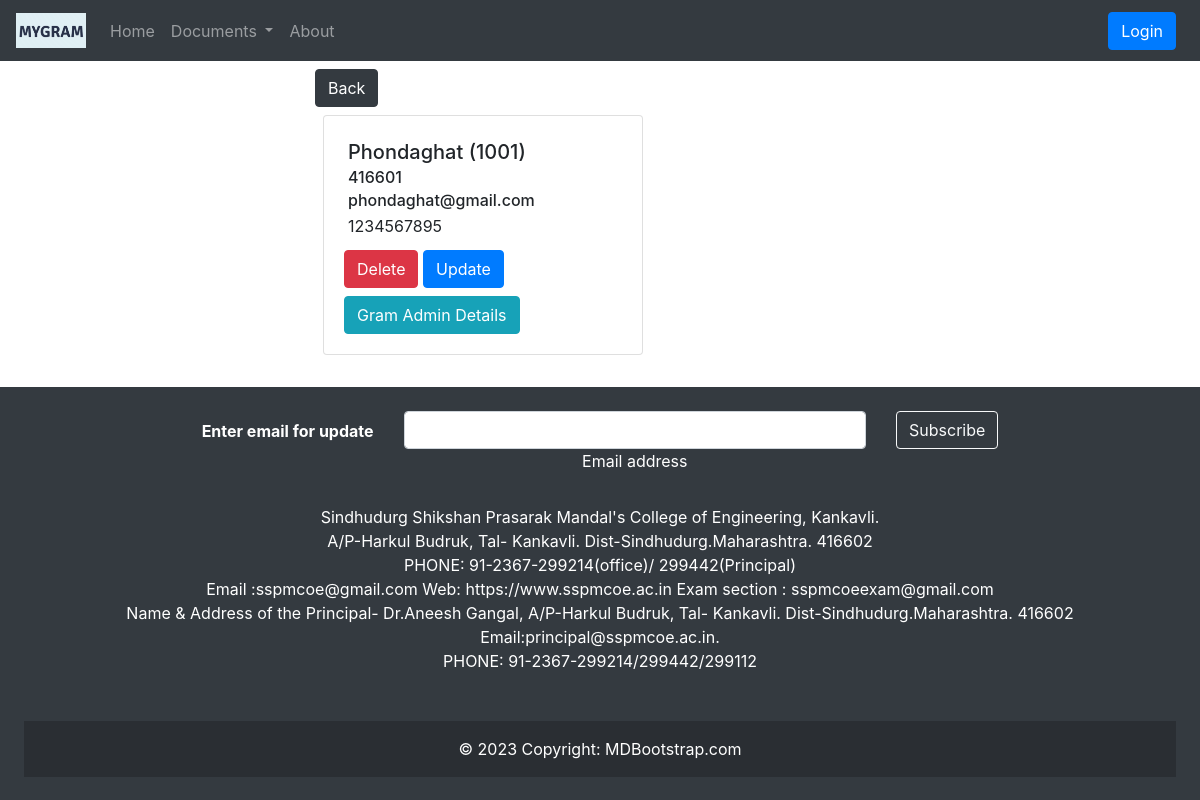
/gramdetail/1001/, run on the app's committed database.
### gramapp/models.py (models this page shows, shortened)
class Grampanchayat(models.Model):
    gramid = models.IntegerField(primary_key=True)
    gramname = models.CharField(max_length=50, unique=True)
    gramaddress = models.TextField(max_length=100)
    gramemail = models.EmailField()
    gramcontact = models.CharField(max_length=10)

class Gramadmin(models.Model):
    user = models.OneToOneField(User, on_delete=models.CASCADE)
    grampanchayat = models.ForeignKey("Grampanchayat", on_delete=models.CASCADE)
    gramadminid = models.IntegerField(primary_key=True)
    gramadminmobno = models.CharField(max_length=10)
    gramadminphoto = models.FileField(upload_to='gramadmin/', null=True)

### gramapp/views.py (the view)
# urls.py: path('gramdetail/<int:pk>/', views.gramdetail, name='gramdetail'),
def gramdetail(request, pk):
    eachGram = Grampanchayat.objects.get(gramid=pk)
    gramAdmin = Gramadmin.objects.all().filter(grampanchayat=eachGram)
    context = {'eachGram': eachGram, 'gramAdmin': gramAdmin}
    return render(request, 'gramapp/viewGramDetails.html', context)

### templates/gramapp/viewGramDetails.html (shortened to what this page needs)
{% extends 'gramapp/base1.html' %}
{% block body %}
<div class="container">
    <div class="row justify-content-center">
        <div class="col md-6">
          <a href="{% url 'viewgram' %}" class="btn btn-dark mt-2">Back</a>
            <div class="card m-2" style="width: 20rem;">
                <div class="card-body">
                    <h5 class="card-title m-1">{{eachGram.gramname}} ({{eachGram.gramid}})</h5>
                    <h6 class="card-subtitle m-1">{{eachGram.gramaddress}}</h6>
                    <h6 class="card-text m-1">{{eachGram.gramemail}}</h6>
                    <p class="card-text m-1">{{eachGram.gramcontact}}</p>
                    <a href="{% url 'deletegram' eachGram.pk %}" class="btn btn-danger mt-2">Delete</a>
                    <a href="{}" class="btn btn-primary mt-2">Update</a>
                    {% if gramAdmin %}
                    {% for gramAdmin in gramAdmin %}
                    {% if eachGram == gramAdmin.grampanchayat %}
                    <a href="{% url 'viewgramadmin' gramAdmin.pk %}" class="btn btn-info mt-2">Gram Admin Details</a>
                    {% endif %}
                    {% endfor %}
                    {% else %}
                    <a href="{% url 'addgramadmin' eachGram.pk %}" class="btn btn-info mt-2">Add Admin</a>
                    {% endif %}
                </div>
            </div>
        </div>
    </div>
</div>
{% endblock body %}

### templates/gramapp/viewGramDetails.html (style rules this page uses)
.container { width: 600px; }

### data on the page
Grampanchayat: gramname "Phondaghat", gramid "1001", gramaddress "416601", gramemail "phondaghat@gmail.com", gramcontact "1234567895"
Gramadmin: shows "Gram Admin Details"
